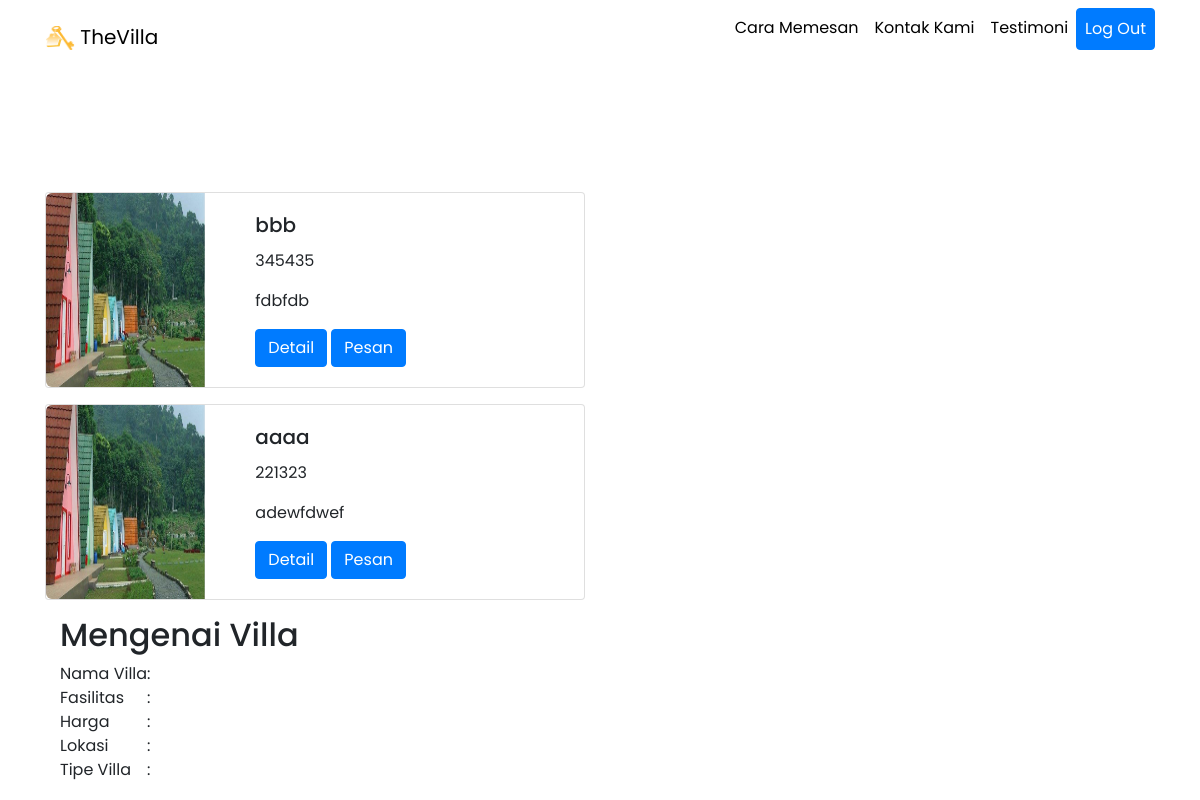
Page /home.php on the earlier database version.
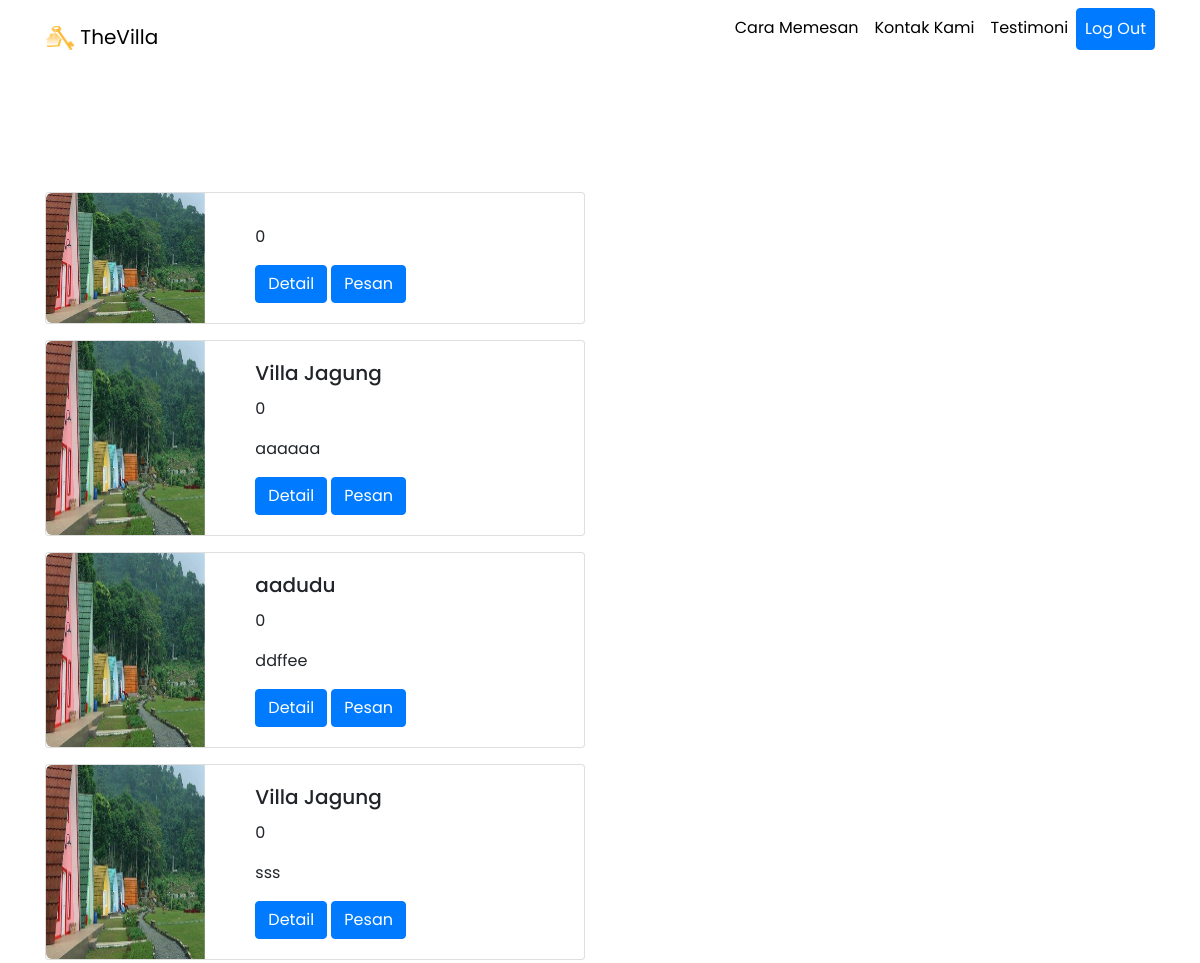
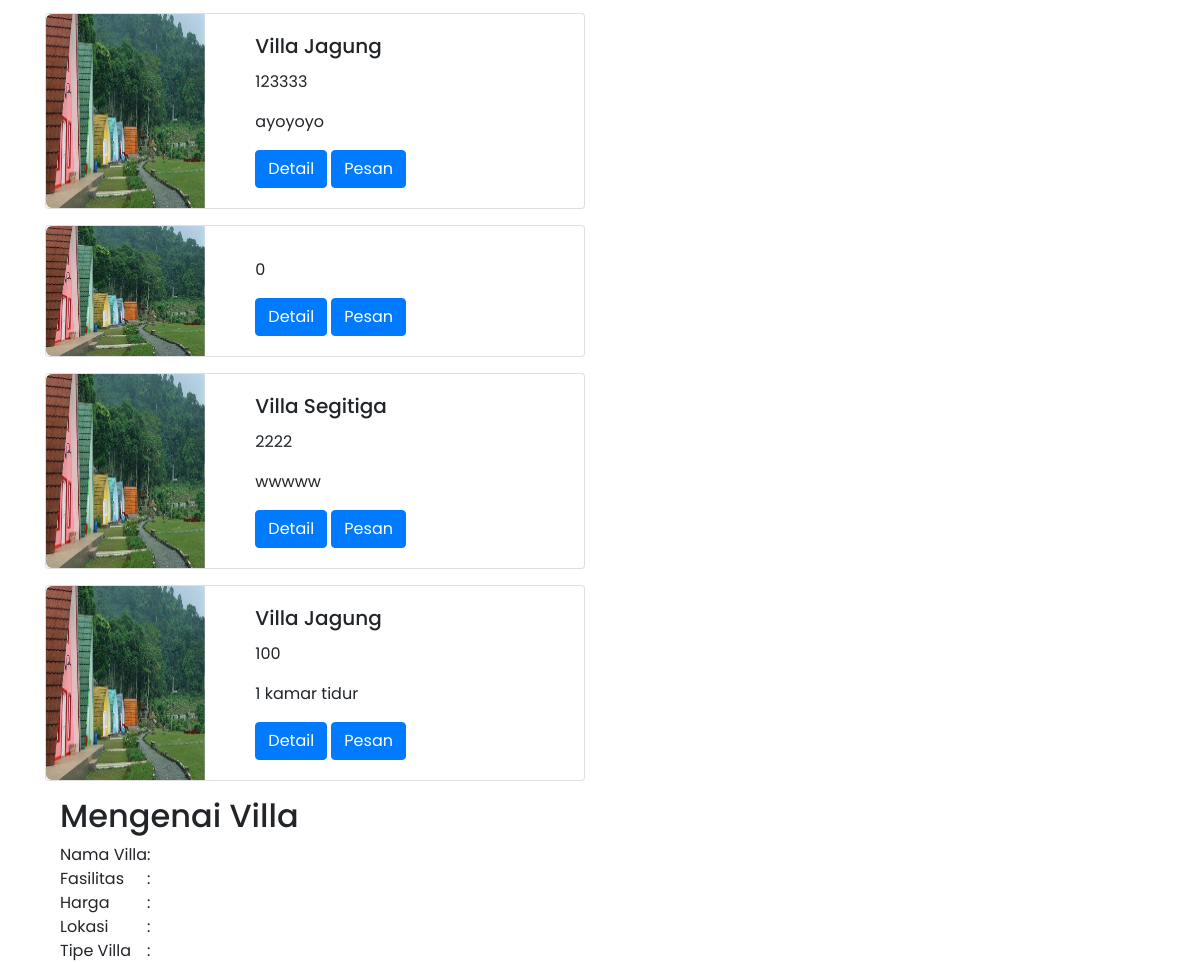
Same page on the later database version (2 pictures, top to bottom).
### tables this page shows
CREATE TABLE `villa` (
  `kode_villa` int(5) NOT NULL,
  `nama_villa` varchar(65) NOT NULL,
  `lokasi` varchar(100) NOT NULL,
  `gambar` text NOT NULL,
  `fasilitas` text NOT NULL,
  `deskripsi` text NOT NULL,
  `harga` int(11) NOT NULL,
  `jumlah_villa` int(2) NOT NULL,
  `tipe_villa` enum('villa_jagung','vila_segitiga') NOT NULL
);

### home.php (the view, shortened to what this page needs)
<?php
include "layout/navbar.php";
?>
<link rel="stylesheet" href="home.css">
<div class="container">
    <?php
          include "config/koneksi.php";
          include "bot.php";
          $query =mysqli_query($koneksi, "SELECT * FROM villa ORDER BY kode_villa DESC");
        while($result=mysqli_fetch_array($query)){
     ?>
  <div class="row clasik">
    <div class="col-6">
      <div class="card mb-3 " style="max-width: 540px;">
          <div class="row g-0">
            <div class="col-md-4">
              <img src="img/villa1.jpg" class="img-fluid rounded-start" alt="..." style="height:100%;">
            </div>
            <div class="col-md-8">
              <div class="card-body">
                <h5 class="card-title"><?php echo $result['nama_villa']?></h5>
                <p class="card-text"><td><?php echo $result['harga']?></td> <br></p>
                <p>    <td> <?php echo $result['fasilitas']?></td></p>
                <a class="btn btn-primary" href="home.php?kode_villa=<?=$result['kode_villa']?>">Detail</a>
                <button type="button" class="btn btn-primary" data-toggle="modal" data-target="#exampleModal">
         Pesan
              </button>
           </div>
          </div>
                  </div>
            </div>
          </div>
       </div>
      <?php
        }
      ?>
     <div class="col-6">
        <?php
        $query    =mysqli_query($koneksi, "SELECT * FROM villa WHERE kode_villa='$kode_villa'");
            $result    =mysqli_fetch_array($query);
        ?>
        <h2>Mengenai Villa</h2>
          <table>
                <tr>
                    <td size="90">Nama Villa</td>
                    <td>: <?php echo $result['nama_villa']?></td>
                </tr>
                <tr>
                    <td>Fasilitas</td>
                    <td>: <?php echo $result['fasilitas']?></td>
                </tr>
                <tr>
                <td>Harga</td>
                <td>: <?php echo $result['harga']?></td>
            </tr>
            <tr>
                <td>Lokasi</td>
                <td>: <?php echo $result['lokasi']?></td>
            </tr>
            <tr>
                <td>Tipe Villa</td>
                <td>: <?php echo $result['tipe_villa']?></td>
          </tr>
          </table>
        </div>
      </div>
<html>
</html>

### layout/navbar.php (shortened to what this page needs)
<!doctype html>
<html lang="en">
  <head>
    <link href="https://cdn.jsdelivr.net/npm/bootstrap@5.3.0-alpha1/dist/css/bootstrap.min.css" rel="stylesheet">
  </head>
  <body>
<nav class="navbar navbar-expand-lg fixed-top">
  <div class="container" >
    <a class="navbar-brand" href="#">   <img src="img/logo.png" alt="Bootstrap" width="30" height="24">
TheVilla</a>
    <div class="collapse navbar-collapse justify-content-end" id="navbarNav">
      <ul class="navbar-nav ">
          <a class="nav-link active" aria-current="page" href="#booking">Cara Memesan</a>
        <li class="nav-item">
          <a class="nav-link active" aria-current="page" href="#contact">Kontak Kami</a>
        </li>
        <li class="nav-item">
          <a class="nav-link active" aria-current="page" href="#">Testimoni</a>
        </li>
        <li class="nav-item">
          <a class="nav-link btn btn-primary" href="login.php?page=login" name="login" type="submit">Log Out</a>
        </li>
      </ul>
    </div>
  </div>
</nav>
  </body>
</html>

### bot.php (shortened to what this page needs)
<!doctype html>
<html lang="en">
  <head>
    <link rel="stylesheet" href="https://cdn.jsdelivr.net/npm/bootstrap@4.0.0/dist/css/bootstrap.min.css">
  </head>
  <body>
  </body>
</html>

### home.css (style rules this page uses)
* { margin: 0; padding: 0; box-sizing: border-box; font-family: 'Poppins', sans-serif; }
.card-title { font-family: ; font-weight: 600px; }

### layout/navbar.php (style rules this page uses)
.navbar-brand { font-size: 30px; color: ; height: 25PX; text-align: center; font-weight:600px; }

Differences in the rows shown:
removed villa: nama_villa "bbb", harga "345435", fasilitas "fdbfdb"
removed villa: nama_villa "aaaa", harga "221323", fasilitas "adewfdwef"
added villa: harga "0"
added villa: nama_villa "Villa Jagung", harga "0", fasilitas "aaaaaa"
added villa: nama_villa "aadudu", harga "0", fasilitas "ddffee"
added villa: nama_villa "Villa Jagung", harga "0", fasilitas "sss"
added villa: nama_villa "Villa Jagung", harga "123333", fasilitas "ayoyoyo"
added villa: harga "0"
added villa: nama_villa "Villa Segitiga", harga "2222", fasilitas "wwwww"
added villa: nama_villa "Villa Jagung", harga "100", fasilitas "1 kamar tidur"
